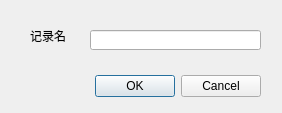
<?xml version="1.0" encoding="UTF-8"?>
<ui version="4.0">
 <class>LogDialog</class>
 <widget class="QDialog" name="LogDialog">
  <property name="geometry">
   <rect>
    <x>0</x>
    <y>0</y>
    <width>282</width>
    <height>113</height>
   </rect>
  </property>
  <property name="windowTitle">
   <string>Dialog</string>
  </property>
  <widget class="QDialogButtonBox" name="buttonBox">
   <property name="geometry">
    <rect>
     <x>-80</x>
     <y>70</y>
     <width>341</width>
     <height>32</height>
    </rect>
   </property>
   <property name="orientation">
    <enum>Qt::Horizontal</enum>
   </property>
   <property name="standardButtons">
    <set>QDialogButtonBox::Cancel|QDialogButtonBox::Ok</set>
   </property>
  </widget>
  <widget class="QLabel" name="label">
   <property name="geometry">
    <rect>
     <x>30</x>
     <y>30</y>
     <width>54</width>
     <height>12</height>
    </rect>
   </property>
   <property name="text">
    <string>记录名</string>
   </property>
  </widget>
  <widget class="QLineEdit" name="lineEdit">
   <property name="geometry">
    <rect>
     <x>90</x>
     <y>30</y>
     <width>171</width>
     <height>20</height>
    </rect>
   </property>
  </widget>
 </widget>
 <resources/>
 <connections>
  <connection>
   <sender>buttonBox</sender>
   <signal>accepted()</signal>
   <receiver>LogDialog</receiver>
   <slot>accept()</slot>
   <hints>
    <hint type="sourcelabel">
     <x>248</x>
     <y>254</y>
    </hint>
    <hint type="destinationlabel">
     <x>157</x>
     <y>274</y>
    </hint>
   </hints>
  </connection>
  <connection>
   <sender>buttonBox</sender>
   <signal>rejected()</signal>
   <receiver>LogDialog</receiver>
   <slot>reject()</slot>
   <hints>
    <hint type="sourcelabel">
     <x>316</x>
     <y>260</y>
    </hint>
    <hint type="destinationlabel">
     <x>286</x>
     <y>274</y>
    </hint>
   </hints>
  </connection>
 </connections>
</ui>
